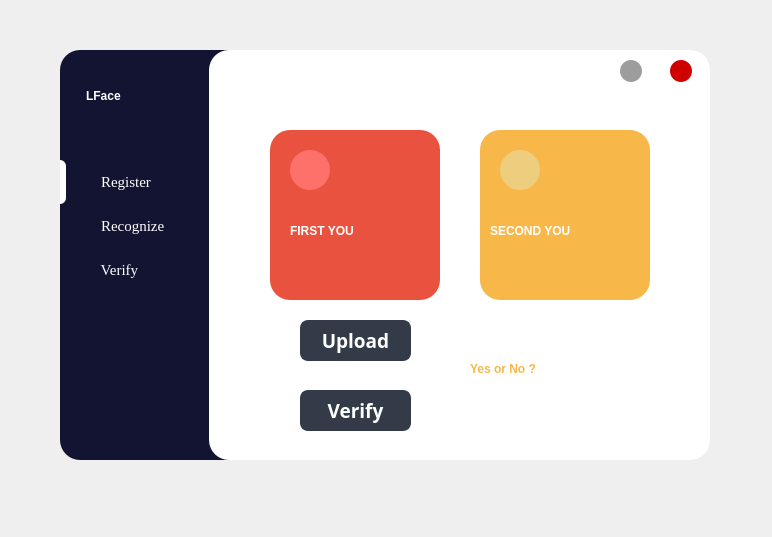
<?xml version="1.0" encoding="UTF-8"?>
<ui version="4.0">
 <class>Form</class>
 <widget class="QWidget" name="Form">
  <property name="geometry">
   <rect>
    <x>0</x>
    <y>0</y>
    <width>772</width>
    <height>537</height>
   </rect>
  </property>
  <property name="windowTitle">
   <string>Form</string>
  </property>
  <widget class="QLabel" name="label_bg">
   <property name="geometry">
    <rect>
     <x>60</x>
     <y>50</y>
     <width>610</width>
     <height>410</height>
    </rect>
   </property>
   <property name="styleSheet">
    <string notr="true">QLabel{
background-color: rgb(19, 20, 50);
border-radius: 20px; /* 边框圆角 */
border:0px solid #298DFF; /* 无边框 */
}</string>
   </property>
   <property name="text">
    <string/>
   </property>
  </widget>
  <widget class="QLabel" name="label_bg_2">
   <property name="geometry">
    <rect>
     <x>209</x>
     <y>50</y>
     <width>501</width>
     <height>410</height>
    </rect>
   </property>
   <property name="styleSheet">
    <string notr="true">QLabel{
background-color: rgb(255, 255, 255);
border-radius: 20px; /* 边框圆角 */
border:0px solid #298DFF; /* 无边框 */
}</string>
   </property>
   <property name="text">
    <string/>
   </property>
  </widget>
  <widget class="QLabel" name="label_Name">
   <property name="geometry">
    <rect>
     <x>86</x>
     <y>70</y>
     <width>101</width>
     <height>51</height>
    </rect>
   </property>
   <property name="styleSheet">
    <string notr="true">QLabel{
color: rgb(251, 254, 255);
	font: 24pt &quot;华文细黑&quot;;
font-weight:bold;
}</string>
   </property>
   <property name="text">
    <string>LFace</string>
   </property>
  </widget>
  <widget class="QPushButton" name="pushButton_register">
   <property name="geometry">
    <rect>
     <x>66</x>
     <y>160</y>
     <width>143</width>
     <height>44</height>
    </rect>
   </property>
   <property name="font">
    <font>
     <family>Times New Roman</family>
     <pointsize>11</pointsize>
     <weight>50</weight>
     <italic>false</italic>
     <bold>false</bold>
    </font>
   </property>
   <property name="styleSheet">
    <string notr="true">QPushButton{
font: 11pt &quot;Times New Roman&quot;;
color: rgb(255, 255, 255);
border-radius: 8px;	
text-align : left;
padding-left: 20px;
}

QPushButton:hover {
font-weight:bold;
border: 0px solid rgb(61, 70, 86);
}
QPushButton:pressed {	
background-color: rgb(32, 34, 89);
border: 2px solid rgb(43, 50, 61);
font-weight:bold;
	
}</string>
   </property>
   <property name="text">
    <string>    Register</string>
   </property>
   <property name="icon">
    <iconset resource="new.qrc">
     <normaloff>:/resources/register1.png</normaloff>:/resources/register1.png</iconset>
   </property>
   <property name="iconSize">
    <size>
     <width>22</width>
     <height>22</height>
    </size>
   </property>
  </widget>
  <widget class="QLabel" name="label_roll">
   <property name="geometry">
    <rect>
     <x>60</x>
     <y>160</y>
     <width>6</width>
     <height>44</height>
    </rect>
   </property>
   <property name="styleSheet">
    <string notr="true">QLabel{
background-color: rgb(255, 255, 255);
border-top-right-radius:6px;
border-bottom-right-radius:6px;
}</string>
   </property>
   <property name="text">
    <string/>
   </property>
  </widget>
  <widget class="QPushButton" name="pushButton_recognition">
   <property name="geometry">
    <rect>
     <x>66</x>
     <y>204</y>
     <width>143</width>
     <height>44</height>
    </rect>
   </property>
   <property name="font">
    <font>
     <family>Times New Roman</family>
     <pointsize>11</pointsize>
     <weight>50</weight>
     <italic>false</italic>
     <bold>false</bold>
    </font>
   </property>
   <property name="styleSheet">
    <string notr="true">QPushButton{
font: 11pt &quot;Times New Roman&quot;;
	color: rgb(255, 255, 255);
border-radius: 8px;	
text-align : left;
padding-left: 20px;
}

QPushButton:hover {
	
font-weight:bold;
	border: 0px solid rgb(61, 70, 86);
}
QPushButton:pressed {	
background-color: rgb(32, 34, 89);
	border: 2px solid rgb(43, 50, 61);
	font-weight:bold;
	
}</string>
   </property>
   <property name="text">
    <string>    Recognize</string>
   </property>
   <property name="icon">
    <iconset resource="new.qrc">
     <normaloff>:/resources/user-images.png</normaloff>:/resources/user-images.png</iconset>
   </property>
   <property name="iconSize">
    <size>
     <width>22</width>
     <height>22</height>
    </size>
   </property>
  </widget>
  <widget class="QPushButton" name="pushButton_verification">
   <property name="geometry">
    <rect>
     <x>66</x>
     <y>248</y>
     <width>143</width>
     <height>44</height>
    </rect>
   </property>
   <property name="font">
    <font>
     <family>Times New Roman</family>
     <pointsize>11</pointsize>
     <weight>50</weight>
     <italic>false</italic>
     <bold>false</bold>
    </font>
   </property>
   <property name="styleSheet">
    <string notr="true">QPushButton{
font: 11pt &quot;Times New Roman&quot;;
	color: rgb(255, 255, 255);
border-radius: 8px;	
text-align : left;
padding-left: 20px;
}

QPushButton:hover {
	
font-weight:bold;
	border: 0px solid rgb(61, 70, 86);
}
QPushButton:pressed {	
background-color: rgb(32, 34, 89);
	border: 2px solid rgb(43, 50, 61);
	font-weight:bold;
	
}</string>
   </property>
   <property name="text">
    <string>    Verify</string>
   </property>
   <property name="icon">
    <iconset resource="new.qrc">
     <normaloff>:/resources/user.png</normaloff>:/resources/user.png</iconset>
   </property>
   <property name="iconSize">
    <size>
     <width>22</width>
     <height>22</height>
    </size>
   </property>
  </widget>
  <widget class="QLabel" name="label">
   <property name="geometry">
    <rect>
     <x>90</x>
     <y>350</y>
     <width>91</width>
     <height>91</height>
    </rect>
   </property>
   <property name="styleSheet">
    <string notr="true">image: url(:/resources/facial-recognition.png);</string>
   </property>
   <property name="text">
    <string/>
   </property>
  </widget>
  <widget class="QStackedWidget" name="stackedWidget">
   <property name="geometry">
    <rect>
     <x>240</x>
     <y>100</y>
     <width>441</width>
     <height>341</height>
    </rect>
   </property>
   <property name="currentIndex">
    <number>2</number>
   </property>
   <widget class="QWidget" name="page">
    <widget class="QLabel" name="label_reg_bg">
     <property name="geometry">
      <rect>
       <x>50</x>
       <y>90</y>
       <width>210</width>
       <height>170</height>
      </rect>
     </property>
     <property name="styleSheet">
      <string notr="true">QLabel{
background-color: rgb(233, 82, 63);
border-radius: 20px; /* 边框圆角 */
}</string>
     </property>
     <property name="text">
      <string/>
     </property>
    </widget>
    <widget class="QLabel" name="label_reg_logo">
     <property name="geometry">
      <rect>
       <x>80</x>
       <y>110</y>
       <width>40</width>
       <height>40</height>
      </rect>
     </property>
     <property name="styleSheet">
      <string notr="true">QLabel{
background-color: rgb(254, 113, 106);
border-radius: 12px; /* 边框圆角 */
	
	image: url(:/resources/folder.png);
}</string>
     </property>
     <property name="text">
      <string/>
     </property>
    </widget>
    <widget class="QLabel" name="label_reg_png">
     <property name="geometry">
      <rect>
       <x>130</x>
       <y>160</y>
       <width>81</width>
       <height>51</height>
      </rect>
     </property>
     <property name="styleSheet">
      <string notr="true">QLabel{
color: rgb(255, 255, 255);
	font: 75 24pt &quot;Microsoft New Tai Lue&quot;;
font-weight:bold;
}
</string>
     </property>
     <property name="text">
      <string>PNG</string>
     </property>
    </widget>
    <widget class="QLabel" name="label_reg_pic">
     <property name="geometry">
      <rect>
       <x>70</x>
       <y>110</y>
       <width>171</width>
       <height>131</height>
      </rect>
     </property>
     <property name="text">
      <string/>
     </property>
     <property name="scaledContents">
      <bool>true</bool>
     </property>
    </widget>
    <widget class="QLabel" name="label_2">
     <property name="geometry">
      <rect>
       <x>80</x>
       <y>280</y>
       <width>54</width>
       <height>12</height>
      </rect>
     </property>
     <property name="text">
      <string/>
     </property>
    </widget>
    <widget class="QLabel" name="label_5">
     <property name="geometry">
      <rect>
       <x>100</x>
       <y>20</y>
       <width>311</width>
       <height>41</height>
      </rect>
     </property>
     <property name="styleSheet">
      <string notr="true">QLabel{
color:rgb(233, 82, 63);
font: 75 14pt &quot;Microsoft JhengHei&quot;;
font-weight: bold;
}</string>
     </property>
     <property name="text">
      <string>Please register with your name ~</string>
     </property>
    </widget>
    <widget class="QLabel" name="label_6">
     <property name="geometry">
      <rect>
       <x>10</x>
       <y>10</y>
       <width>56</width>
       <height>56</height>
      </rect>
     </property>
     <property name="styleSheet">
      <string notr="true">image: url(:/resources/idea.png);</string>
     </property>
     <property name="text">
      <string/>
     </property>
    </widget>
    <widget class="QLineEdit" name="lineEdit">
     <property name="geometry">
      <rect>
       <x>60</x>
       <y>270</y>
       <width>191</width>
       <height>51</height>
      </rect>
     </property>
     <property name="font">
      <font>
       <family>Microsoft JhengHei</family>
       <pointsize>14</pointsize>
       <weight>75</weight>
       <italic>false</italic>
       <bold>true</bold>
      </font>
     </property>
     <property name="styleSheet">
      <string notr="true">QLineEdit{
	color:white;
	background-color: rgb(39, 41, 101);
	border-radius: 14px;
font: 75 14pt &quot;Microsoft JhengHei&quot;;
font-weight: bold;

}
QLineEdit:hover {
	border: 4px solid rgb(64, 71, 88);
}
QLineEdit:focus {
	border: 4px solid rgb(91, 101, 124);
}</string>
     </property>
     <property name="placeholderText">
      <string>         your name</string>
     </property>
    </widget>
    <widget class="QPushButton" name="pushButton_3">
     <property name="geometry">
      <rect>
       <x>290</x>
       <y>110</y>
       <width>111</width>
       <height>41</height>
      </rect>
     </property>
     <property name="sizePolicy">
      <sizepolicy hsizetype="Ignored" vsizetype="Fixed">
       <horstretch>0</horstretch>
       <verstretch>0</verstretch>
      </sizepolicy>
     </property>
     <property name="minimumSize">
      <size>
       <width>20</width>
       <height>20</height>
      </size>
     </property>
     <property name="font">
      <font>
       <family>Microsoft JhengHei</family>
       <pointsize>14</pointsize>
       <weight>75</weight>
       <italic>false</italic>
       <bold>true</bold>
      </font>
     </property>
     <property name="styleSheet">
      <string notr="true">QPushButton {
	color:white;
	border: 2px solid rgb(52, 59, 72);
	border-radius: 8px;	
	background-color: rgb(52, 59, 72);
font: 75 14pt &quot;Microsoft JhengHei&quot;;
font-weight: bold;
	
}
QPushButton:hover {
	background-color: rgb(57, 65, 80);
	border: 2px solid rgb(61, 70, 86);
}
QPushButton:pressed {	
	background-color: rgb(35, 40, 49);
	border: 2px solid rgb(43, 50, 61);
}</string>
     </property>
     <property name="text">
      <string>Upload</string>
     </property>
     <property name="iconSize">
      <size>
       <width>14</width>
       <height>14</height>
      </size>
     </property>
    </widget>
    <widget class="QPushButton" name="pushButton_4">
     <property name="geometry">
      <rect>
       <x>290</x>
       <y>200</y>
       <width>111</width>
       <height>41</height>
      </rect>
     </property>
     <property name="sizePolicy">
      <sizepolicy hsizetype="Ignored" vsizetype="Fixed">
       <horstretch>0</horstretch>
       <verstretch>0</verstretch>
      </sizepolicy>
     </property>
     <property name="minimumSize">
      <size>
       <width>20</width>
       <height>20</height>
      </size>
     </property>
     <property name="font">
      <font>
       <family>Microsoft JhengHei</family>
       <pointsize>14</pointsize>
       <weight>75</weight>
       <italic>false</italic>
       <bold>true</bold>
      </font>
     </property>
     <property name="styleSheet">
      <string notr="true">QPushButton {
	color:white;
	border: 2px solid rgb(52, 59, 72);
	border-radius: 8px;	
	background-color: rgb(52, 59, 72);
font: 75 14pt &quot;Microsoft JhengHei&quot;;
font-weight: bold;
	
}
QPushButton:hover {
	background-color: rgb(57, 65, 80);
	border: 2px solid rgb(61, 70, 86);
}
QPushButton:pressed {	
	background-color: rgb(35, 40, 49);
	border: 2px solid rgb(43, 50, 61);
}</string>
     </property>
     <property name="text">
      <string>Register</string>
     </property>
     <property name="iconSize">
      <size>
       <width>14</width>
       <height>14</height>
      </size>
     </property>
    </widget>
    <widget class="QLabel" name="label_7">
     <property name="geometry">
      <rect>
       <x>360</x>
       <y>270</y>
       <width>60</width>
       <height>60</height>
      </rect>
     </property>
     <property name="styleSheet">
      <string notr="true">image: url(:/resources/polar-bear.png);</string>
     </property>
     <property name="text">
      <string/>
     </property>
    </widget>
   </widget>
   <widget class="QWidget" name="page_2">
    <widget class="QLabel" name="label_rec_bg">
     <property name="geometry">
      <rect>
       <x>50</x>
       <y>90</y>
       <width>210</width>
       <height>170</height>
      </rect>
     </property>
     <property name="styleSheet">
      <string notr="true">QLabel{
background-color: rgb(102, 114, 252);
border-radius: 20px; /* 边框圆角 */
}</string>
     </property>
     <property name="text">
      <string/>
     </property>
    </widget>
    <widget class="QLabel" name="label_rec_logo">
     <property name="geometry">
      <rect>
       <x>80</x>
       <y>110</y>
       <width>40</width>
       <height>40</height>
      </rect>
     </property>
     <property name="styleSheet">
      <string notr="true">QLabel{
background-color: rgb(128, 129, 228);
border-radius: 12px; /* 边框圆角 */
	
	image: url(:/resources/folder.png);
}</string>
     </property>
     <property name="text">
      <string/>
     </property>
    </widget>
    <widget class="QLabel" name="label_rec_png">
     <property name="geometry">
      <rect>
       <x>130</x>
       <y>160</y>
       <width>81</width>
       <height>51</height>
      </rect>
     </property>
     <property name="styleSheet">
      <string notr="true">QLabel{
color: rgb(255, 255, 255);
	font: 75 24pt &quot;Microsoft New Tai Lue&quot;;
font-weight:bold;
}
</string>
     </property>
     <property name="text">
      <string>PNG</string>
     </property>
    </widget>
    <widget class="QLabel" name="label_rec_pic">
     <property name="geometry">
      <rect>
       <x>70</x>
       <y>110</y>
       <width>171</width>
       <height>131</height>
      </rect>
     </property>
     <property name="text">
      <string/>
     </property>
     <property name="scaledContents">
      <bool>true</bool>
     </property>
    </widget>
    <widget class="QLabel" name="label_3">
     <property name="geometry">
      <rect>
       <x>70</x>
       <y>280</y>
       <width>171</width>
       <height>51</height>
      </rect>
     </property>
     <property name="styleSheet">
      <string notr="true">QLabel{
color: rgb(102, 114, 252);
	border-image: url(:/resources/label_white.png);
font: 75 14pt &quot;Microsoft JhengHei&quot;;
font-weight: bold;
border-radius: 10px; /* 边框圆角 */
}</string>
     </property>
     <property name="text">
      <string>     Who are you?</string>
     </property>
    </widget>
    <widget class="QLabel" name="label_8">
     <property name="geometry">
      <rect>
       <x>10</x>
       <y>10</y>
       <width>56</width>
       <height>56</height>
      </rect>
     </property>
     <property name="styleSheet">
      <string notr="true">image: url(:/resources/miss.png);</string>
     </property>
     <property name="text">
      <string/>
     </property>
    </widget>
    <widget class="QLabel" name="label_9">
     <property name="geometry">
      <rect>
       <x>100</x>
       <y>20</y>
       <width>311</width>
       <height>41</height>
      </rect>
     </property>
     <property name="styleSheet">
      <string notr="true">QLabel{color: rgb(102, 114, 252);
font: 75 14pt &quot;Microsoft JhengHei&quot;;
font-weight: bold;
}</string>
     </property>
     <property name="text">
      <string>Please recognize after register ~</string>
     </property>
    </widget>
    <widget class="QPushButton" name="pushButton_5">
     <property name="geometry">
      <rect>
       <x>290</x>
       <y>110</y>
       <width>111</width>
       <height>41</height>
      </rect>
     </property>
     <property name="sizePolicy">
      <sizepolicy hsizetype="Ignored" vsizetype="Fixed">
       <horstretch>0</horstretch>
       <verstretch>0</verstretch>
      </sizepolicy>
     </property>
     <property name="minimumSize">
      <size>
       <width>20</width>
       <height>20</height>
      </size>
     </property>
     <property name="font">
      <font>
       <family>Microsoft JhengHei</family>
       <pointsize>14</pointsize>
       <weight>75</weight>
       <italic>false</italic>
       <bold>true</bold>
      </font>
     </property>
     <property name="styleSheet">
      <string notr="true">QPushButton {
	color:white;
	border: 2px solid rgb(52, 59, 72);
	border-radius: 8px;	
	background-color: rgb(52, 59, 72);
font: 75 14pt &quot;Microsoft JhengHei&quot;;
font-weight: bold;
	
}
QPushButton:hover {
	background-color: rgb(57, 65, 80);
	border: 2px solid rgb(61, 70, 86);
}
QPushButton:pressed {	
	background-color: rgb(35, 40, 49);
	border: 2px solid rgb(43, 50, 61);
}</string>
     </property>
     <property name="text">
      <string>Upload</string>
     </property>
     <property name="iconSize">
      <size>
       <width>14</width>
       <height>14</height>
      </size>
     </property>
    </widget>
    <widget class="QPushButton" name="pushButton_6">
     <property name="geometry">
      <rect>
       <x>290</x>
       <y>200</y>
       <width>111</width>
       <height>41</height>
      </rect>
     </property>
     <property name="sizePolicy">
      <sizepolicy hsizetype="Ignored" vsizetype="Fixed">
       <horstretch>0</horstretch>
       <verstretch>0</verstretch>
      </sizepolicy>
     </property>
     <property name="minimumSize">
      <size>
       <width>20</width>
       <height>20</height>
      </size>
     </property>
     <property name="font">
      <font>
       <family>Microsoft JhengHei</family>
       <pointsize>14</pointsize>
       <weight>75</weight>
       <italic>false</italic>
       <bold>true</bold>
      </font>
     </property>
     <property name="styleSheet">
      <string notr="true">QPushButton {
	color:white;
	border: 2px solid rgb(52, 59, 72);
	border-radius: 8px;	
	background-color: rgb(52, 59, 72);
font: 75 14pt &quot;Microsoft JhengHei&quot;;
font-weight: bold;
	
}
QPushButton:hover {
	background-color: rgb(57, 65, 80);
	border: 2px solid rgb(61, 70, 86);
}
QPushButton:pressed {	
	background-color: rgb(35, 40, 49);
	border: 2px solid rgb(43, 50, 61);
}</string>
     </property>
     <property name="text">
      <string>Recognize</string>
     </property>
     <property name="iconSize">
      <size>
       <width>14</width>
       <height>14</height>
      </size>
     </property>
    </widget>
    <widget class="QLabel" name="label_10">
     <property name="geometry">
      <rect>
       <x>360</x>
       <y>270</y>
       <width>60</width>
       <height>60</height>
      </rect>
     </property>
     <property name="styleSheet">
      <string notr="true">image: url(:/resources/cat.png);</string>
     </property>
     <property name="text">
      <string/>
     </property>
    </widget>
   </widget>
   <widget class="QWidget" name="page_3">
    <widget class="QLabel" name="label_v_bg_1">
     <property name="geometry">
      <rect>
       <x>30</x>
       <y>30</y>
       <width>170</width>
       <height>170</height>
      </rect>
     </property>
     <property name="styleSheet">
      <string notr="true">QLabel{
background-color: rgb(233, 82, 63);
border-radius: 20px; /* 边框圆角 */
}</string>
     </property>
     <property name="text">
      <string/>
     </property>
    </widget>
    <widget class="QLabel" name="label_v_bg_2">
     <property name="geometry">
      <rect>
       <x>240</x>
       <y>30</y>
       <width>170</width>
       <height>170</height>
      </rect>
     </property>
     <property name="styleSheet">
      <string notr="true">QLabel{
background-color: rgb(247, 183, 73);
border-radius: 20px; /* 边框圆角 */
}</string>
     </property>
     <property name="text">
      <string/>
     </property>
    </widget>
    <widget class="QLabel" name="label_v_logo_1">
     <property name="geometry">
      <rect>
       <x>50</x>
       <y>50</y>
       <width>40</width>
       <height>40</height>
      </rect>
     </property>
     <property name="styleSheet">
      <string notr="true">QLabel{
background-color: rgb(254, 113, 106);
border-radius: 20px; /* 边框圆角 */
	
image: url(:/resources/instagram.png);
}</string>
     </property>
     <property name="text">
      <string/>
     </property>
    </widget>
    <widget class="QLabel" name="label_v_logo_2">
     <property name="geometry">
      <rect>
       <x>260</x>
       <y>50</y>
       <width>40</width>
       <height>40</height>
      </rect>
     </property>
     <property name="styleSheet">
      <string notr="true">QLabel{
background-color: rgb(237, 206, 126);
border-radius: 20px; /* 边框圆角 */
	
	image: url(:/resources/instagram.png);
}</string>
     </property>
     <property name="text">
      <string/>
     </property>
    </widget>
    <widget class="QLabel" name="label_v_png_1">
     <property name="geometry">
      <rect>
       <x>50</x>
       <y>100</y>
       <width>141</width>
       <height>61</height>
      </rect>
     </property>
     <property name="styleSheet">
      <string notr="true">QLabel{
color: rgb(255, 255, 255);
	font: 75 18pt &quot;Microsoft New Tai Lue&quot;;
font-weight:bold;
}
</string>
     </property>
     <property name="text">
      <string>FIRST YOU</string>
     </property>
    </widget>
    <widget class="QLabel" name="label_v_png_2">
     <property name="geometry">
      <rect>
       <x>250</x>
       <y>100</y>
       <width>161</width>
       <height>61</height>
      </rect>
     </property>
     <property name="styleSheet">
      <string notr="true">QLabel{
color: rgb(255, 255, 255);
	font: 75 18pt &quot;Microsoft New Tai Lue&quot;;
font-weight:bold;
}
</string>
     </property>
     <property name="text">
      <string>SECOND YOU</string>
     </property>
    </widget>
    <widget class="QLabel" name="label_4">
     <property name="geometry">
      <rect>
       <x>50</x>
       <y>50</y>
       <width>131</width>
       <height>131</height>
      </rect>
     </property>
     <property name="text">
      <string/>
     </property>
     <property name="scaledContents">
      <bool>true</bool>
     </property>
    </widget>
    <widget class="QLabel" name="label_11">
     <property name="geometry">
      <rect>
       <x>260</x>
       <y>50</y>
       <width>131</width>
       <height>131</height>
      </rect>
     </property>
     <property name="text">
      <string/>
     </property>
     <property name="scaledContents">
      <bool>true</bool>
     </property>
    </widget>
    <widget class="QPushButton" name="pushButton_7">
     <property name="geometry">
      <rect>
       <x>60</x>
       <y>220</y>
       <width>111</width>
       <height>41</height>
      </rect>
     </property>
     <property name="sizePolicy">
      <sizepolicy hsizetype="Ignored" vsizetype="Fixed">
       <horstretch>0</horstretch>
       <verstretch>0</verstretch>
      </sizepolicy>
     </property>
     <property name="minimumSize">
      <size>
       <width>20</width>
       <height>20</height>
      </size>
     </property>
     <property name="font">
      <font>
       <family>Microsoft JhengHei</family>
       <pointsize>14</pointsize>
       <weight>75</weight>
       <italic>false</italic>
       <bold>true</bold>
      </font>
     </property>
     <property name="styleSheet">
      <string notr="true">QPushButton {
	color:white;
	border: 2px solid rgb(52, 59, 72);
	border-radius: 8px;	
	background-color: rgb(52, 59, 72);
font: 75 14pt &quot;Microsoft JhengHei&quot;;
font-weight: bold;
	
}
QPushButton:hover {
	background-color: rgb(57, 65, 80);
	border: 2px solid rgb(61, 70, 86);
}
QPushButton:pressed {	
	background-color: rgb(35, 40, 49);
	border: 2px solid rgb(43, 50, 61);
}</string>
     </property>
     <property name="text">
      <string>Upload</string>
     </property>
     <property name="iconSize">
      <size>
       <width>14</width>
       <height>14</height>
      </size>
     </property>
    </widget>
    <widget class="QPushButton" name="pushButton_8">
     <property name="geometry">
      <rect>
       <x>60</x>
       <y>290</y>
       <width>111</width>
       <height>41</height>
      </rect>
     </property>
     <property name="sizePolicy">
      <sizepolicy hsizetype="Ignored" vsizetype="Fixed">
       <horstretch>0</horstretch>
       <verstretch>0</verstretch>
      </sizepolicy>
     </property>
     <property name="minimumSize">
      <size>
       <width>20</width>
       <height>20</height>
      </size>
     </property>
     <property name="font">
      <font>
       <family>Microsoft JhengHei</family>
       <pointsize>14</pointsize>
       <weight>75</weight>
       <italic>false</italic>
       <bold>true</bold>
      </font>
     </property>
     <property name="styleSheet">
      <string notr="true">QPushButton {
	color:white;
	border: 2px solid rgb(52, 59, 72);
	border-radius: 8px;	
	background-color: rgb(52, 59, 72);
font: 75 14pt &quot;Microsoft JhengHei&quot;;
font-weight: bold;
	
}
QPushButton:hover {
	background-color: rgb(57, 65, 80);
	border: 2px solid rgb(61, 70, 86);
}
QPushButton:pressed {	
	background-color: rgb(35, 40, 49);
	border: 2px solid rgb(43, 50, 61);
}</string>
     </property>
     <property name="text">
      <string>Verify</string>
     </property>
     <property name="iconSize">
      <size>
       <width>14</width>
       <height>14</height>
      </size>
     </property>
    </widget>
    <widget class="QLabel" name="label_12">
     <property name="geometry">
      <rect>
       <x>230</x>
       <y>244</y>
       <width>110</width>
       <height>50</height>
      </rect>
     </property>
     <property name="styleSheet">
      <string notr="true">QLabel{
color: rgb(247, 183, 73);
	border-image: url(:/resources/label_white.png);
font: 75 14pt &quot;Microsoft JhengHei&quot;;
font-weight: bold;
border-radius: 8px; /* 边框圆角 */
}</string>
     </property>
     <property name="text">
      <string>Yes or No ?</string>
     </property>
    </widget>
    <widget class="QLabel" name="label_13">
     <property name="geometry">
      <rect>
       <x>360</x>
       <y>270</y>
       <width>60</width>
       <height>60</height>
      </rect>
     </property>
     <property name="styleSheet">
      <string notr="true">image: url(:/resources/panda.png);</string>
     </property>
     <property name="text">
      <string/>
     </property>
    </widget>
   </widget>
  </widget>
  <widget class="QPushButton" name="pushButton_min">
   <property name="geometry">
    <rect>
     <x>620</x>
     <y>60</y>
     <width>22</width>
     <height>22</height>
    </rect>
   </property>
   <property name="styleSheet">
    <string notr="true">QPushButton{
    background:#9D9D9D;
    color:white;
    box-shadow: 1px 1px 3px rgba(0,0,0,0.3);font-size:16px;border-radius: 11px;font-family: 微软雅黑;
}
QPushButton:hover{
	background-color: rgb(194, 194, 194);
	
}
QPushButton:pressed{
    border: 1px solid #3C3C3C!important;
}</string>
   </property>
   <property name="text">
    <string/>
   </property>
  </widget>
  <widget class="QPushButton" name="pushButton_close">
   <property name="geometry">
    <rect>
     <x>670</x>
     <y>60</y>
     <width>22</width>
     <height>22</height>
    </rect>
   </property>
   <property name="styleSheet">
    <string notr="true">QPushButton{
    background:#CE0000;
    color:white;
    box-shadow: 1px 1px 3px rgba(0,0,0,0.3);
	font-size:16px;border-radius: 11px;font-family: 微软雅黑;
}
QPushButton:hover{
    background:#FF2D2D;
	
}
QPushButton:pressed{
    border: 1px solid #3C3C3C!important;
}</string>
   </property>
   <property name="text">
    <string/>
   </property>
  </widget>
 </widget>
 <resources>
  <include location="new.qrc"/>
 </resources>
 <connections/>
</ui>
